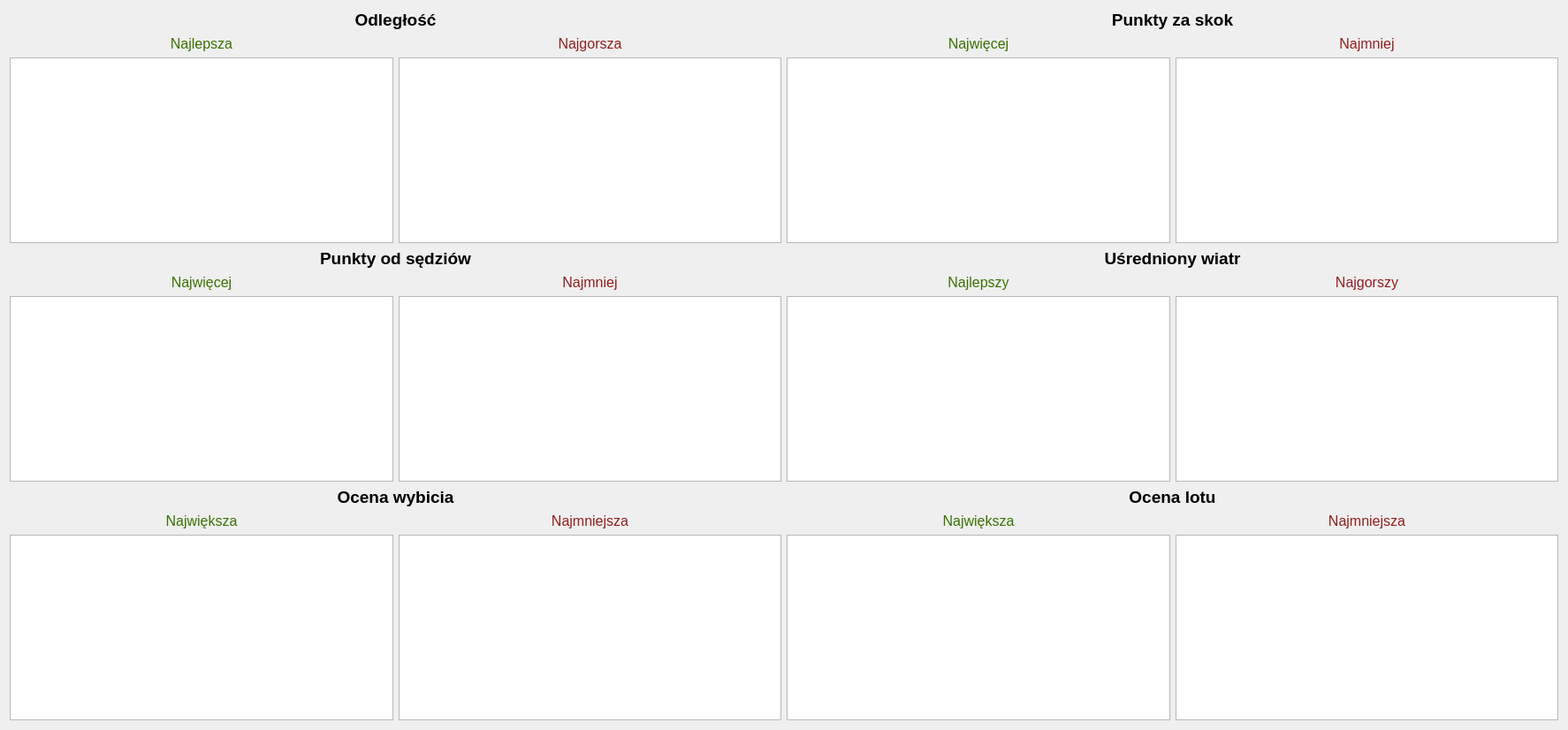
         <widget class="QWidget" name="scrollAreaWidgetContents">
          <property name="geometry">
           <rect>
            <x>0</x>
            <y>0</y>
            <width>1774</width>
            <height>826</height>
           </rect>
          </property>
          <layout class="QVBoxLayout" name="verticalLayout_28">
           <item>
            <layout class="QGridLayout" name="gridLayout_2">
             <item row="0" column="0">
              <layout class="QVBoxLayout" name="verticalLayout_11">
               <item>
                <widget class="QLabel" name="label">
                 <property name="font">
                  <font>
                   <pointsize>14</pointsize>
                   <bold>true</bold>
                  </font>
                 </property>
                 <property name="text">
                  <string>Odległość</string>
                 </property>
                 <property name="alignment">
                  <set>Qt::AlignCenter</set>
                 </property>
                </widget>
               </item>
               <item>
                <layout class="QHBoxLayout" name="horizontalLayout_2">
                 <item>
                  <layout class="QVBoxLayout" name="verticalLayout_10">
                   <item>
                    <widget class="QLabel" name="label_7">
                     <property name="sizePolicy">
                      <sizepolicy hsizetype="Expanding" vsizetype="Preferred">
                       <horstretch>0</horstretch>
                       <verstretch>0</verstretch>
                      </sizepolicy>
                     </property>
                     <property name="font">
                      <font>
                       <pointsize>12</pointsize>
                      </font>
                     </property>
                     <property name="styleSheet">
                      <string notr="true">color: rgb(57, 113, 0);</string>
                     </property>
                     <property name="text">
                      <string>Najlepsza</string>
                     </property>
                     <property name="alignment">
                      <set>Qt::AlignCenter</set>
                     </property>
                    </widget>
                   </item>
                   <item>
                    <widget class="QTableView" name="tableView_bestDistance"/>
                   </item>
                  </layout>
                 </item>
                 <item>
                  <layout class="QVBoxLayout" name="verticalLayout_9">
                   <item>
                    <widget class="QLabel" name="label_8">
                     <property name="sizePolicy">
                      <sizepolicy hsizetype="Expanding" vsizetype="Preferred">
                       <horstretch>0</horstretch>
                       <verstretch>0</verstretch>
                      </sizepolicy>
                     </property>
                     <property name="font">
                      <font>
                       <pointsize>12</pointsize>
                      </font>
                     </property>
                     <property name="styleSheet">
                      <string notr="true">color: rgb(145, 30, 31)</string>
                     </property>
                     <property name="text">
                      <string>Najgorsza</string>
                     </property>
                     <property name="alignment">
                      <set>Qt::AlignCenter</set>
                     </property>
                    </widget>
                   </item>
                   <item>
                    <widget class="QTableView" name="tableView_worstDistance"/>
                   </item>
                  </layout>
                 </item>
                </layout>
               </item>
              </layout>
             </item>
             <item row="1" column="0">
              <layout class="QVBoxLayout" name="verticalLayout_16">
               <item>
                <widget class="QLabel" name="label_12">
                 <property name="font">
                  <font>
                   <pointsize>14</pointsize>
                   <bold>true</bold>
                  </font>
                 </property>
                 <property name="text">
                  <string>Punkty od sędziów</string>
                 </property>
                 <property name="alignment">
                  <set>Qt::AlignCenter</set>
                 </property>
                </widget>
               </item>
               <item>
                <layout class="QHBoxLayout" name="horizontalLayout_4">
                 <item>
                  <layout class="QVBoxLayout" name="verticalLayout_17">
                   <item>
                    <widget class="QLabel" name="label_13">
                     <property name="sizePolicy">
                      <sizepolicy hsizetype="Expanding" vsizetype="Preferred">
                       <horstretch>0</horstretch>
                       <verstretch>0</verstretch>
                      </sizepolicy>
                     </property>
                     <property name="font">
                      <font>
                       <pointsize>12</pointsize>
                      </font>
                     </property>
                     <property name="styleSheet">
                      <string notr="true">color: rgb(57, 113, 0);</string>
                     </property>
                     <property name="text">
                      <string>Najwięcej</string>
                     </property>
                     <property name="alignment">
                      <set>Qt::AlignCenter</set>
                     </property>
                    </widget>
                   </item>
                   <item>
                    <widget class="QTableView" name="tableView_bestJudges"/>
                   </item>
                  </layout>
                 </item>
                 <item>
                  <layout class="QVBoxLayout" name="verticalLayout_18">
                   <item>
                    <widget class="QLabel" name="label_14">
                     <property name="sizePolicy">
                      <sizepolicy hsizetype="Expanding" vsizetype="Preferred">
                       <horstretch>0</horstretch>
                       <verstretch>0</verstretch>
                      </sizepolicy>
                     </property>
                     <property name="font">
                      <font>
                       <pointsize>12</pointsize>
                      </font>
                     </property>
                     <property name="styleSheet">
                      <string notr="true">color: rgb(145, 30, 31)</string>
                     </property>
                     <property name="text">
                      <string>Najmniej</string>
                     </property>
                     <property name="alignment">
                      <set>Qt::AlignCenter</set>
                     </property>
                    </widget>
                   </item>
                   <item>
                    <widget class="QTableView" name="tableView_worstJudges"/>
                   </item>
                  </layout>
                 </item>
                </layout>
               </item>
              </layout>
             </item>
             <item row="0" column="1">
              <layout class="QVBoxLayout" name="verticalLayout_13">
               <item>
                <widget class="QLabel" name="label_9">
                 <property name="font">
                  <font>
                   <pointsize>14</pointsize>
                   <bold>true</bold>
                  </font>
                 </property>
                 <property name="text">
                  <string>Punkty za skok</string>
                 </property>
                 <property name="alignment">
                  <set>Qt::AlignCenter</set>
                 </property>
                </widget>
               </item>
               <item>
                <layout class="QHBoxLayout" name="horizontalLayout_3">
                 <item>
                  <layout class="QVBoxLayout" name="verticalLayout_14">
                   <item>
                    <widget class="QLabel" name="label_10">
                     <property name="sizePolicy">
                      <sizepolicy hsizetype="Expanding" vsizetype="Preferred">
                       <horstretch>0</horstretch>
                       <verstretch>0</verstretch>
                      </sizepolicy>
                     </property>
                     <property name="font">
                      <font>
                       <pointsize>12</pointsize>
                      </font>
                     </property>
                     <property name="styleSheet">
                      <string notr="true">color: rgb(57, 113, 0);</string>
                     </property>
                     <property name="text">
                      <string>Najwięcej</string>
                     </property>
                     <property name="alignment">
                      <set>Qt::AlignCenter</set>
                     </property>
                    </widget>
                   </item>
                   <item>
                    <widget class="QTableView" name="tableView_bestPoints"/>
                   </item>
                  </layout>
                 </item>
                 <item>
                  <layout class="QVBoxLayout" name="verticalLayout_15">
                   <item>
                    <widget class="QLabel" name="label_11">
                     <property name="sizePolicy">
                      <sizepolicy hsizetype="Expanding" vsizetype="Preferred">
                       <horstretch>0</horstretch>
                       <verstretch>0</verstretch>
                      </sizepolicy>
                     </property>
                     <property name="font">
                      <font>
                       <pointsize>12</pointsize>
                      </font>
                     </property>
                     <property name="styleSheet">
                      <string notr="true">color: rgb(145, 30, 31)</string>
                     </property>
                     <property name="text">
                      <string>Najmniej</string>
                     </property>
                     <property name="alignment">
                      <set>Qt::AlignCenter</set>
                     </property>
                    </widget>
                   </item>
                   <item>
                    <widget class="QTableView" name="tableView_worstPoints"/>
                   </item>
                  </layout>
                 </item>
                </layout>
               </item>
              </layout>
             </item>
             <item row="1" column="1">
              <layout class="QVBoxLayout" name="verticalLayout_19">
               <item>
                <widget class="QLabel" name="label_15">
                 <property name="font">
                  <font>
                   <pointsize>14</pointsize>
                   <bold>true</bold>
                  </font>
                 </property>
                 <property name="text">
                  <string>Uśredniony wiatr</string>
                 </property>
                 <property name="alignment">
                  <set>Qt::AlignCenter</set>
                 </property>
                </widget>
               </item>
               <item>
                <layout class="QHBoxLayout" name="horizontalLayout_5">
                 <item>
                  <layout class="QVBoxLayout" name="verticalLayout_20">
                   <item>
                    <widget class="QLabel" name="label_16">
                     <property name="sizePolicy">
                      <sizepolicy hsizetype="Expanding" vsizetype="Preferred">
                       <horstretch>0</horstretch>
                       <verstretch>0</verstretch>
                      </sizepolicy>
                     </property>
                     <property name="font">
                      <font>
                       <pointsize>12</pointsize>
                      </font>
                     </property>
                     <property name="styleSheet">
                      <string notr="true">color: rgb(57, 113, 0);</string>
                     </property>
                     <property name="text">
                      <string>Najlepszy</string>
                     </property>
                     <property name="alignment">
                      <set>Qt::AlignCenter</set>
                     </property>
                    </widget>
                   </item>
                   <item>
                    <widget class="QTableView" name="tableView_bestWind"/>
                   </item>
                  </layout>
                 </item>
                 <item>
                  <layout class="QVBoxLayout" name="verticalLayout_21">
                   <item>
                    <widget class="QLabel" name="label_17">
                     <property name="sizePolicy">
                      <sizepolicy hsizetype="Expanding" vsizetype="Preferred">
                       <horstretch>0</horstretch>
                       <verstretch>0</verstretch>
                      </sizepolicy>
                     </property>
                     <property name="font">
                      <font>
                       <pointsize>12</pointsize>
                      </font>
                     </property>
                     <property name="styleSheet">
                      <string notr="true">color: rgb(145, 30, 31)</string>
                     </property>
                     <property name="text">
                      <string>Najgorszy</string>
                     </property>
                     <property name="alignment">
                      <set>Qt::AlignCenter</set>
                     </property>
                    </widget>
                   </item>
                   <item>
                    <widget class="QTableView" name="tableView_worstWind"/>
                   </item>
                  </layout>
                 </item>
                </layout>
               </item>
              </layout>
             </item>
             <item row="2" column="1">
              <layout class="QVBoxLayout" name="verticalLayout_22">
               <item>
                <widget class="QLabel" name="label_flight">
                 <property name="font">
                  <font>
                   <pointsize>14</pointsize>
                   <bold>true</bold>
                  </font>
                 </property>
                 <property name="text">
                  <string>Ocena lotu</string>
                 </property>
                 <property name="alignment">
                  <set>Qt::AlignCenter</set>
                 </property>
                </widget>
               </item>
               <item>
                <layout class="QHBoxLayout" name="horizontalLayout_6">
                 <item>
                  <layout class="QVBoxLayout" name="verticalLayout_23">
                   <item>
                    <widget class="QLabel" name="label_19">
                     <property name="sizePolicy">
                      <sizepolicy hsizetype="Expanding" vsizetype="Preferred">
                       <horstretch>0</horstretch>
                       <verstretch>0</verstretch>
                      </sizepolicy>
                     </property>
                     <property name="font">
                      <font>
                       <pointsize>12</pointsize>
                      </font>
                     </property>
                     <property name="styleSheet">
                      <string notr="true">color: rgb(57, 113, 0);</string>
                     </property>
                     <property name="text">
                      <string>Największa</string>
                     </property>
                     <property name="alignment">
                      <set>Qt::AlignCenter</set>
                     </property>
                    </widget>
                   </item>
                   <item>
                    <widget class="QTableView" name="tableView_bestFlight"/>
                   </item>
                  </layout>
                 </item>
                 <item>
                  <layout class="QVBoxLayout" name="verticalLayout_24">
                   <item>
                    <widget class="QLabel" name="label_20">
                     <property name="sizePolicy">
                      <sizepolicy hsizetype="Expanding" vsizetype="Preferred">
                       <horstretch>0</horstretch>
                       <verstretch>0</verstretch>
                      </sizepolicy>
                     </property>
                     <property name="font">
                      <font>
                       <pointsize>12</pointsize>
                      </font>
                     </property>
                     <property name="styleSheet">
                      <string notr="true">color: rgb(145, 30, 31)</string>
                     </property>
                     <property name="text">
                      <string>Najmniejsza</string>
                     </property>
                     <property name="alignment">
                      <set>Qt::AlignCenter</set>
                     </property>
                    </widget>
                   </item>
                   <item>
                    <widget class="QTableView" name="tableView_worstFlight"/>
                   </item>
                  </layout>
                 </item>
                </layout>
               </item>
              </layout>
             </item>
             <item row="2" column="0">
              <layout class="QVBoxLayout" name="verticalLayout_25">
               <item>
                <widget class="QLabel" name="label_takeoff">
                 <property name="font">
                  <font>
                   <pointsize>14</pointsize>
                   <bold>true</bold>
                  </font>
                 </property>
                 <property name="text">
                  <string>Ocena wybicia</string>
                 </property>
                 <property name="alignment">
                  <set>Qt::AlignCenter</set>
                 </property>
                </widget>
               </item>
               <item>
                <layout class="QHBoxLayout" name="horizontalLayout_7">
                 <item>
                  <layout class="QVBoxLayout" name="verticalLayout_26">
                   <item>
                    <widget class="QLabel" name="label_22">
                     <property name="sizePolicy">
                      <sizepolicy hsizetype="Expanding" vsizetype="Preferred">
                       <horstretch>0</horstretch>
                       <verstretch>0</verstretch>
                      </sizepolicy>
                     </property>
                     <property name="font">
                      <font>
                       <pointsize>12</pointsize>
                      </font>
                     </property>
                     <property name="styleSheet">
                      <string notr="true">color: rgb(57, 113, 0);</string>
                     </property>
                     <property name="text">
                      <string>Największa</string>
                     </property>
                     <property name="alignment">
                      <set>Qt::AlignCenter</set>
                     </property>
                    </widget>
                   </item>
                   <item>
                    <widget class="QTableView" name="tableView_bestTakeoff"/>
                   </item>
                  </layout>
                 </item>
                 <item>
                  <layout class="QVBoxLayout" name="verticalLayout_27">
                   <item>
                    <widget class="QLabel" name="label_23">
                     <property name="sizePolicy">
                      <sizepolicy hsizetype="Expanding" vsizetype="Preferred">
                       <horstretch>0</horstretch>
                       <verstretch>0</verstretch>
                      </sizepolicy>
                     </property>
                     <property name="font">
                      <font>
                       <pointsize>12</pointsize>
                      </font>
                     </property>
                     <property name="styleSheet">
                      <string notr="true">color: rgb(145, 30, 31)</string>
                     </property>
                     <property name="text">
                      <string>Najmniejsza</string>
                     </property>
                     <property name="alignment">
                      <set>Qt::AlignCenter</set>
                     </property>
                    </widget>
                   </item>
                   <item>
                    <widget class="QTableView" name="tableView_worstTakeoff"/>
                   </item>
                  </layout>
                 </item>
                </layout>
               </item>
              </layout>
             </item>
            </layout>
           </item>
          </layout>
         </widget>
